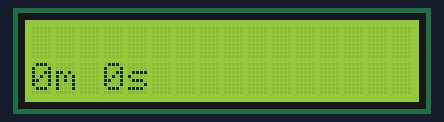
Recording of a sketch running on a simulated Arduino Uno, built with avr-gcc and run on an emulated ATmega328P. Parts: 16×2 character LCD. Random numbers use the default seed unless the sketch sets one.

Above: at 0.1 s.
At 10.1 s:
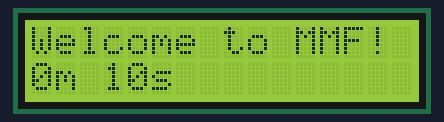
At 19.1 s:
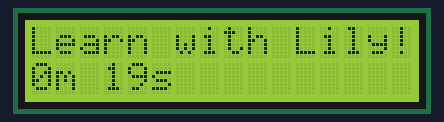
At 23.1 s:
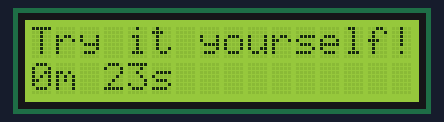
At 28.1 s:
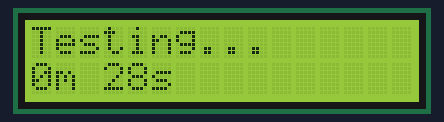
At 37.1 s:
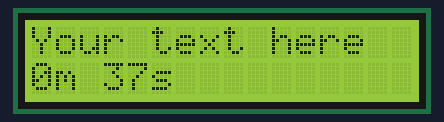

Measured:
- what the display in image 1 shows lasts 1.0 s, from 10.0 s to 11.0 s

The sketch:

lcdrandom.ino
```cpp
//This is C++, the language that Aruinos use.
//It's easy to use but very powerful. Try it out!

#include <LiquidCrystal.h>
LiquidCrystal lcd(12, 11, 5, 4, 3, 2);
void setup() {
  lcd.begin(16, 2);
  // Put your message here! Replace the blue text!

  randomSeed(analogRead(0));

  //Put your message in the blue text above!
}
String messages[] = {"Take a card! -->", "Hello world!", "16 Character Max", "Learn to code!", "Learn with Lily!",
"WfO welcomes you!", "Testing...", "Your text here", "Try it yourself!", "Welcome to MMF!"};

int last;
int current = 0;

void loop() {
  // set the cursor to column 0, line 1
  // print the strings
  lcd.setCursor(0,0);
  if ((((millis() / 50) % 100) == 0)){
    lcd.clear();
    last = current;
    randomstuff:
    current = random (10);
    if (current == last){
     goto randomstuff;
    }
    lcd.print (messages[current]);
  }
  // (note: line 1 is the second row, since counting begins with 0):
  lcd.setCursor(0, 1);
  // print the number of seconds since reset:
  lcd.print((millis()/1000)/60);
  lcd.print("m ");
  lcd.print((millis()/1000) % 60);
  lcd.print("s");
  delay(50);
}
```
